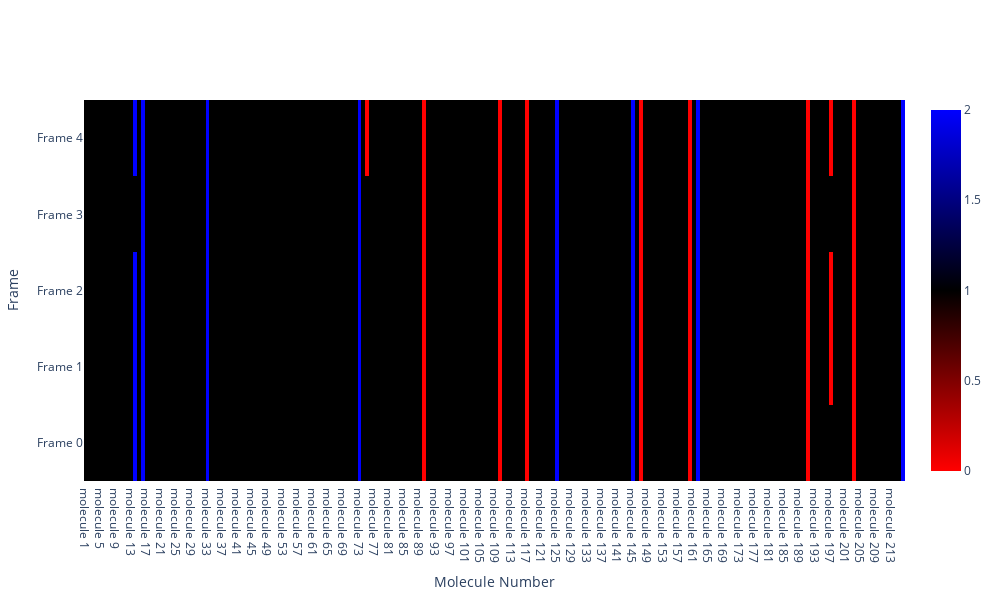

Source (notebook cell):
### Code cell
import pandas as pd
import plotly.graph_objects as go

df = pd.read_csv('proj_5_frames.csv')

color_thresholds = [-33, -3, 3, 33]
colors = ['red', 'black', 'blue']

# Creating dataframe to store color-coded values (0,1,2) 
color_df = df.copy()
for i in range(5):
    frame_col = f'1 and 40 - frame {i}'
    color_col = f'Color - frame {i}'
    color_df[color_col] = pd.cut(df[frame_col], bins=color_thresholds, labels=colors)

x_labels = df['Molecule_number'].tolist()
y_labels = [f'Frame {i}' for i in range(5)]

# Creating a 2D list to represent the color-coded values
z_data = []
for i in range(5):
    color_col = f'Color - frame {i}'
    z_data.append(color_df[color_col].apply(lambda x: colors.index(x)))

# print(z_data[0])

fig = go.Figure(data=go.Heatmap(
    z=z_data,
    x=x_labels,
    y=y_labels,
    colorscale=colors,
))

# Customizing the axis labels and titles
fig.update_xaxes(title='Molecule Number')
fig.update_yaxes(title='Frame')

fig.update_layout(width=1000, height=600)

fig.update_layout(coloraxis_colorbar=dict(title='Value'))

fig.show()

### Figure 1 — Plotly figure (JSON) as saved in the notebook; plotly's stock layout.template omitted (floating-point values rounded to 4 significant figures; data arrays with more than 128 entries replaced by an {"elided": "..."} marker saying what was removed)
{"data": [{"colorscale": [[0, "red"], [0.5, "black"], [1, "blue"]], "type": "heatmap", "x": {"elided": "216 str values"}, "y": ["Frame 0", "Frame 1", "Frame 2", "Frame 3", "Frame 4"], "z": {"elided": "5x216 int values"}}], "layout": {"coloraxis": {"colorbar": {"title": {"text": "Value"}}}, "height": 600, "width": 1000, "xaxis": {"title": {"text": "Molecule Number"}}, "yaxis": {"title": {"text": "Frame"}}}}
